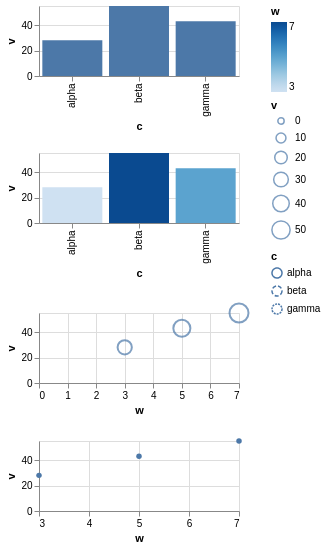

Vega-Lite specification stored for this chart:
### Vega-Lite specification from a JSON file in a GitHub repository (floating-point values rounded to 4 significant figures)
{"$schema": "https://vega.github.io/schema/vega-lite/v6.json", "description": "Two scale properties that only some channels understand, and what happens where they are not understood. A **scheme** is a colour channel's word: `case 'interpolate': case 'scheme': case 'domainMid': if (!isColorChannel(channel)) { return log.message.cannotUseScalePropertyWithNonColor(propName); }`, and `parseRangeForChannel` then falls through to the range the channel would have taken anyway. So the first row's `x`, asked for `category10`, is still `[0, width]` — written through, as this compiler wrote it, Vega is handed a horizontal axis whose range is a palette and the bars are placed at colours. And **`rangeMin`/`rangeMax`** replace the ends of a range only where there are two ends to replace: `(rangeMin !== undefined || rangeMax !== undefined) && scaleTypeSupportProperty(scaleType, 'rangeMin') && isArray(d) && d.length === 2`. A colour scale's default range is the word `ramp`, a scheme's name rather than a pair, so the second row's colour keeps its ramp and the two properties do nothing; filling the missing end with a zero turned it into a range between two numbers, which paints nothing. The third row is the case that must not move: the same `rangeMin` on a **size**, whose default range is a genuine pair, where it does exactly what it says. The fourth is the other half of the length test, and the reason it is a length test rather than a null check: a `strokeDash` scale's default range is an array of *five* dash patterns, so there is no single end to replace and upstream leaves all five alone.", "data": {"values": [{"c": "alpha", "v": 28, "w": 3}, {"c": "beta", "v": 55, "w": 7}, {"c": "gamma", "v": 43, "w": 5}]}, "vconcat": [{"width": 200, "height": 70, "mark": "bar", "encoding": {"x": {"field": "c", "type": "nominal", "scale": {"scheme": "category10"}}, "y": {"field": "v", "type": "quantitative"}}}, {"width": 200, "height": 70, "mark": "bar", "encoding": {"x": {"field": "c", "type": "nominal"}, "y": {"field": "v", "type": "quantitative"}, "color": {"field": "w", "type": "quantitative", "scale": {"rangeMin": -4, "rangeMax": 9}}}}, {"width": 200, "height": 70, "mark": "point", "encoding": {"x": {"field": "w", "type": "quantitative"}, "y": {"field": "v", "type": "quantitative"}, "size": {"field": "v", "type": "quantitative", "scale": {"rangeMin": 40}}}}, {"width": 200, "height": 70, "mark": {"type": "line", "point": true}, "encoding": {"x": {"field": "w", "type": "quantitative"}, "y": {"field": "v", "type": "quantitative"}, "strokeDash": {"field": "c", "type": "nominal", "scale": {"rangeMin": 3}}}}]}
